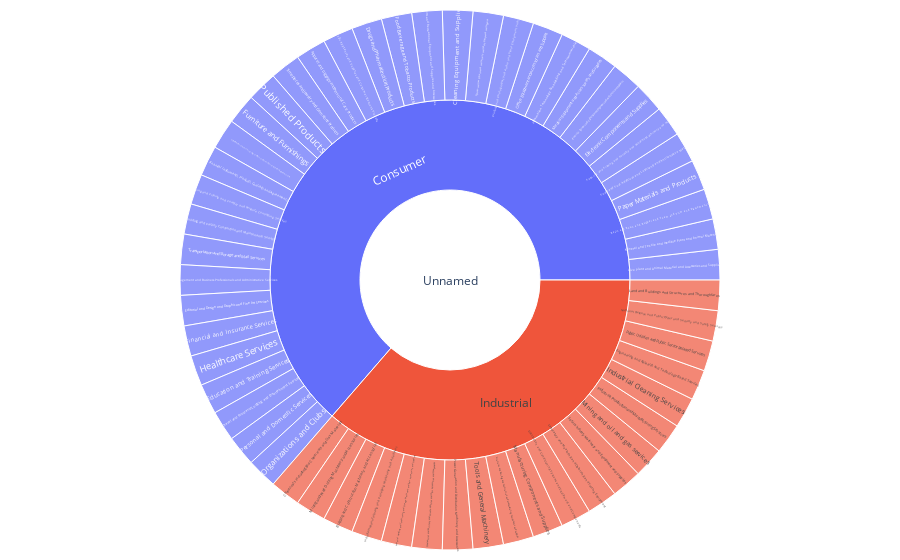

The notebook cell saved with this chart:
### Code cell
display_tree(root, max_depth=3)

### Figure 1 — Plotly figure (JSON) as saved in the notebook; plotly's stock layout.template omitted (floating-point values rounded to 4 significant figures)
{"data": [{"domain": {"x": [0, 1], "y": [0, 1]}, "hovertemplate": "label=%{label}<br>parent=%{parent}<extra></extra>", "labels": ["Unnamed", "Industrial", "Chemicals including Bio Chemicals and Gas Materials", "Mining and Well Drilling Machinery and Accessories", "Building and Construction Machinery and Accessories", "Industrial Manufacturing and Processing Machinery and Accessories", "Material Handling and Conditioning and Storage Machinery and their Accessories and Supplies", "Commercial and Military and Private Vehicles and their Accessories and Components", "Power Generation and Distribution Machinery and Accessories", "Tools and General Machinery", "Structures and Building and Construction and Manufacturing Components and Supplies", "Manufacturing Components and Supplies", "Distribution and Conditioning Systems and Equipment and Components", "Laboratory and Measuring and Observing and Testing Equipment", "Service Industry Machinery and Equipment and Supplies", "Mining and oil and gas services", "Industrial Production and Manufacturing Services", "Industrial Cleaning Services", "Engineering and Research and Technology Based Services", "Public Utilities and Public Sector Related Services", "National Defense and Public Order and Security and Safety Services", "Land and Buildings and Structures and Thoroughfares", "Consumer", "Live Plant and Animal Material and Accessories and Supplies", "Mineral and Textile and Inedible Plant and Animal Materials", "Resin and Rosin and Rubber and Foam and Film and Elastomeric Materials", "Paper Materials and Products", "Fuels and Fuel Additives and Lubricants and Anti corrosive Materials", "Farming and Fishing and Forestry and Wildlife Machinery and Accessories", "Electronic Components and Supplies", "Electrical Systems and Lighting and Components and Accessories and Supplies", "Medical Equipment and Accessories and Supplies", "Information Technology Broadcasting and Telecommunications", "Office Equipment and Accessories and Supplies", "Printing and Photographic and Audio and Visual Equipment and Supplies", "Defense and Law Enforcement and Security and Safety Equipment and Supplies", "Cleaning Equipment and Supplies", "Sports and Recreational Equipment and Supplies and Accessories", "Food Beverage and Tobacco Products", "Drugs and Pharmaceutical Products", "Domestic Appliances and Supplies and Consumer Electronic Products", "Apparel and Luggage and Personal Care Products", "Timepieces and Jewelry and Gemstone Products", "Published Products", "Furniture and Furnishings", "Musical Instruments and Games and Toys and Arts and Crafts and Educational Equipment and Materials and Accessories and Supplies", "Financial Instruments, Products, Contracts and Agreements", "Farming and Fishing and Forestry and Wildlife Contracting Services", "Building and Facility Construction and Maintenance Services", "Transportation and Storage and Mail Services", "Management and Business Professionals and Administrative Services", "Editorial and Design and Graphic and Fine Art Services", "Financial and Insurance Services", "Healthcare Services", "Education and Training Services", "Travel and Food and Lodging and Entertainment Services", "Personal and Domestic Services", "Organizations and Clubs"], "name": "", "parents": ["", "Unnamed", "Industrial", "Industrial", "Industrial", "Industrial", "Industrial", "Industrial", "Industrial", "Industrial", "Industrial", "Industrial", "Industrial", "Industrial", "Industrial", "Industrial", "Industrial", "Industrial", "Industrial", "Industrial", "Industrial", "Industrial", "Unnamed", "Consumer", "Consumer", "Consumer", "Consumer", "Consumer", "Consumer", "Consumer", "Consumer", "Consumer", "Consumer", "Consumer", "Consumer", "Consumer", "Consumer", "Consumer", "Consumer", "Consumer", "Consumer", "Consumer", "Consumer", "Consumer", "Consumer", "Consumer", "Consumer", "Consumer", "Consumer", "Consumer", "Consumer", "Consumer", "Consumer", "Consumer", "Consumer", "Consumer", "Consumer", "Consumer"], "type": "sunburst"}], "layout": {"legend": {"tracegroupgap": 0}, "margin": {"b": 10, "l": 10, "r": 10, "t": 10}}}
